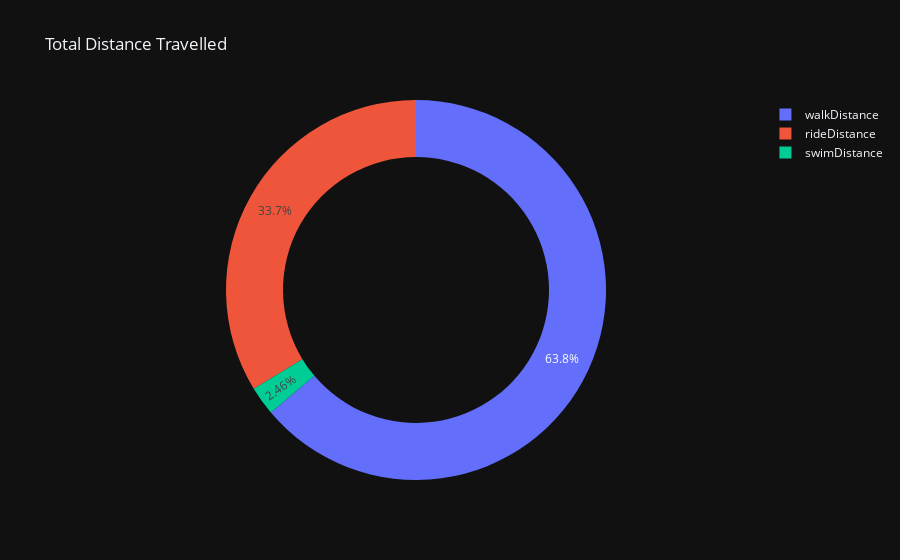

Source (notebook cell):
### Code cell
#Fivth Graph
names = ['rideDistance', 'swimDistance', 'walkDistance']
size = [do['rideDistance'].sum(), do['swimDistance'].sum()*10, do['walkDistance'].sum()]

layout = go.Layout(
    title='Total Distance Travelled',
)

trace = go.Pie(
    labels=names,
    values=size,
    hole=0.7,
)

fig2 = go.Figure(data=[trace], layout=layout)
fig2.update_layout(bargap=0.2,template='plotly_dark')

### Figure 1 — Plotly figure (JSON) as saved in the notebook; plotly's stock layout.template omitted (floating-point values rounded to 4 significant figures)
{"data": [{"hole": 0.7, "labels": ["rideDistance", "swimDistance", "walkDistance"], "type": "pie", "values": [67650000.0, 4948000.0, 128100000.0]}], "layout": {"bargap": 0.2, "title": {"text": "Total Distance Travelled"}}}
